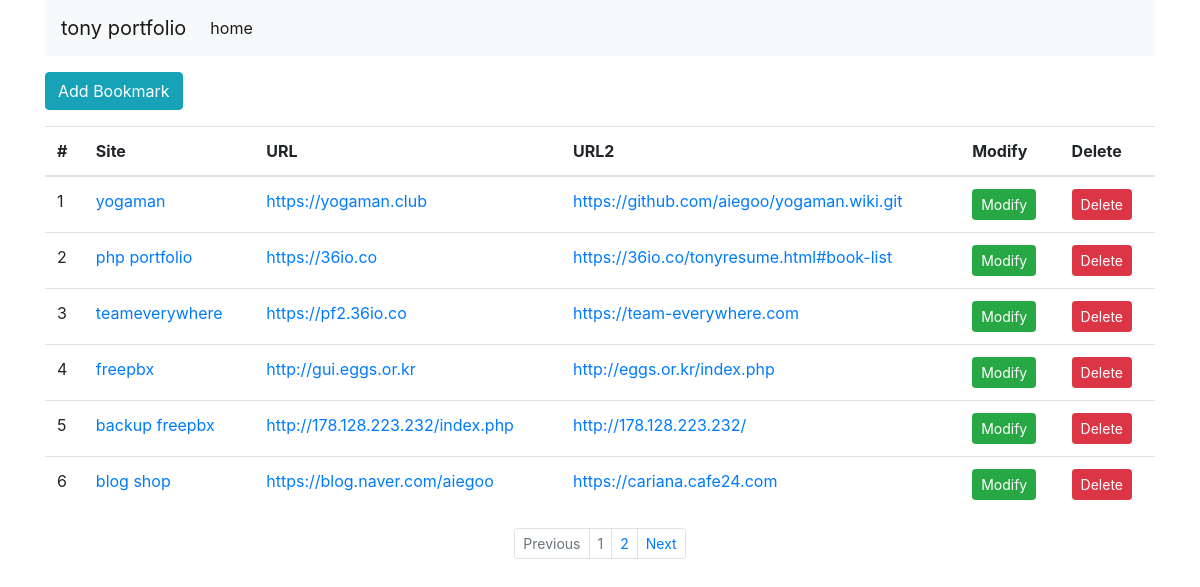
Screenshot of /bookmark/ with the database file from the repository.
### bookmark/models.py (models this page shows, shortened)
class Bookmark(models.Model):
     site_name = models.CharField(max_length=100)
     url = models.URLField('site URL')
     url2 = models.URLField('site URL2')

### bookmark/views.py (the view)
# urls.py: path('', BookmarkListView.as_view(), name='list'),
class BookmarkListView(ListView):
    model = Bookmark
    paginate_by = 6

### bookmark/templates/bookmark/bookmark_list.html (shortened to what this page needs)
{% extends 'base.html' %}
{% block content %}
    <div class="btn-group">
        <a href="{% url 'add' %}" class="btn btn-info">Add Bookmark</a>
    </div>
    <table class="table">
        <thead>
            <tr>
                <th scope="col">#</th>
                <th scope="col">Site</th>
                <th scope="col">URL</th>
                <th scope="col">URL2</th>
                <th scope="col">Modify</th>
                <th scope="col">Delete</th>
            </tr>
        </thead>
        <tbody>
            {% for bookmark in object_list %}
                <tr>
                    <td>{{forloop.counter}}</td>
                    <td><a href="{% url 'detail' bookmark.id %}">{{bookmark.site_name}}</a></td>
                    <td><a href="{{bookmark.url}}" target="_blank">{{bookmark.url}}</a></td>
                    <td><a href="{{bookmark.url2}}" target="_blank">{{bookmark.url2}}</a></td>
                    <td><a href="{% url 'update' bookmark.id %}" class="btn btn-success btn-sm">Modify</a></td>
                    <td><a href="{% url 'delete' bookmark.id %}" class="btn btn-danger btn-sm">Delete</a></td>
                </tr>
            {% endfor %}
        </tbody>
    </table>
{% endblock %}
{% block pagination %}
  {% if is_paginated %}
    <ul class="pagination justify-content-center pagination-sm">
        {% if page_obj.has_previous %}
          <li class="page-item">
              <a class="page-link" href="{% url 'list' %}?page={{ page_obj.previous_page_number }}" tabindex="-1">Previous</a>
          </li>
        {% else %}
        <li class="page-item disabled">
            <a class="page-link" href="#" tabindex="-1">Previous</a>
        </li>
        {% endif %}
        {% for object in page_obj.paginator.page_range %}
            <li class="page-item {% if page_obj.number == forloop.counter %}disabled{% endif %}">
                <a class="page-link" href="{{ request.path }}?page={{ forloop.counter }}">{{ forloop.counter }}</a>
            </li>
        {% endfor %}
        {% if page_obj.has_next %}
          <li class="page-item">
              <a class="page-link" href="{% url 'list' %}?page={{ page_obj.next_page_number }}">Next</a>
          </li>
        {% else %}
        <li class="page-item disabled">
            <a class="page-link" href="#">Next</a>
        </li>
        {% endif %}
    </ul>
  {% endif %}
{% endblock %}

### static/style.css (style rules this page uses)
body { width:100%; }

### rows the page displays
Bookmark: site_name "yogaman", url "https://yogaman.club", url2 "https://github.com/aiegoo/yogaman.wiki.git"
Bookmark: site_name "php portfolio", url "https://36io.co", url2 "https://36io.co/tonyresume.html#book-list"
Bookmark: site_name "teameverywhere", url "https://pf2.36io.co", url2 "https://team-everywhere.com"
Bookmark: site_name "freepbx", url "http://gui.eggs.or.kr", url2 "http://eggs.or.kr/index.php"
Bookmark: site_name "backup freepbx", url "http://178.128.223.232/index.php", url2 "http://178.128.223.232/"
Bookmark: site_name "blog shop", url "https://blog.naver.com/aiegoo", url2 "https://cariana.cafe24.com"
